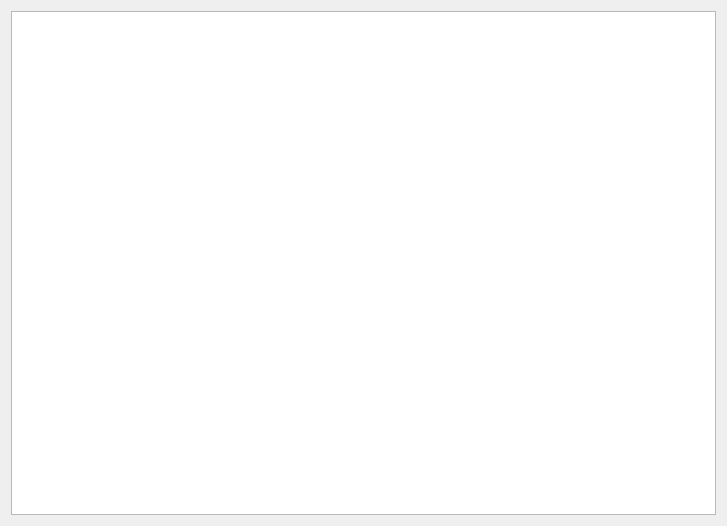
<?xml version="1.0" encoding="UTF-8"?>
<ui version="4.0">
 <class>cDistributorWindow</class>
 <widget class="QWidget" name="cDistributorWindow">
  <property name="geometry">
   <rect>
    <x>0</x>
    <y>0</y>
    <width>727</width>
    <height>526</height>
   </rect>
  </property>
  <property name="windowTitle">
   <string>Form</string>
  </property>
  <layout class="QGridLayout" name="gridLayout">
   <item row="0" column="0">
    <widget class="QTreeView" name="m_lpDistributorList">
     <property name="contextMenuPolicy">
      <enum>Qt::CustomContextMenu</enum>
     </property>
     <property name="editTriggers">
      <set>QAbstractItemView::NoEditTriggers</set>
     </property>
     <property name="alternatingRowColors">
      <bool>true</bool>
     </property>
     <property name="selectionMode">
      <enum>QAbstractItemView::ExtendedSelection</enum>
     </property>
    </widget>
   </item>
  </layout>
 </widget>
 <resources/>
 <connections/>
</ui>
